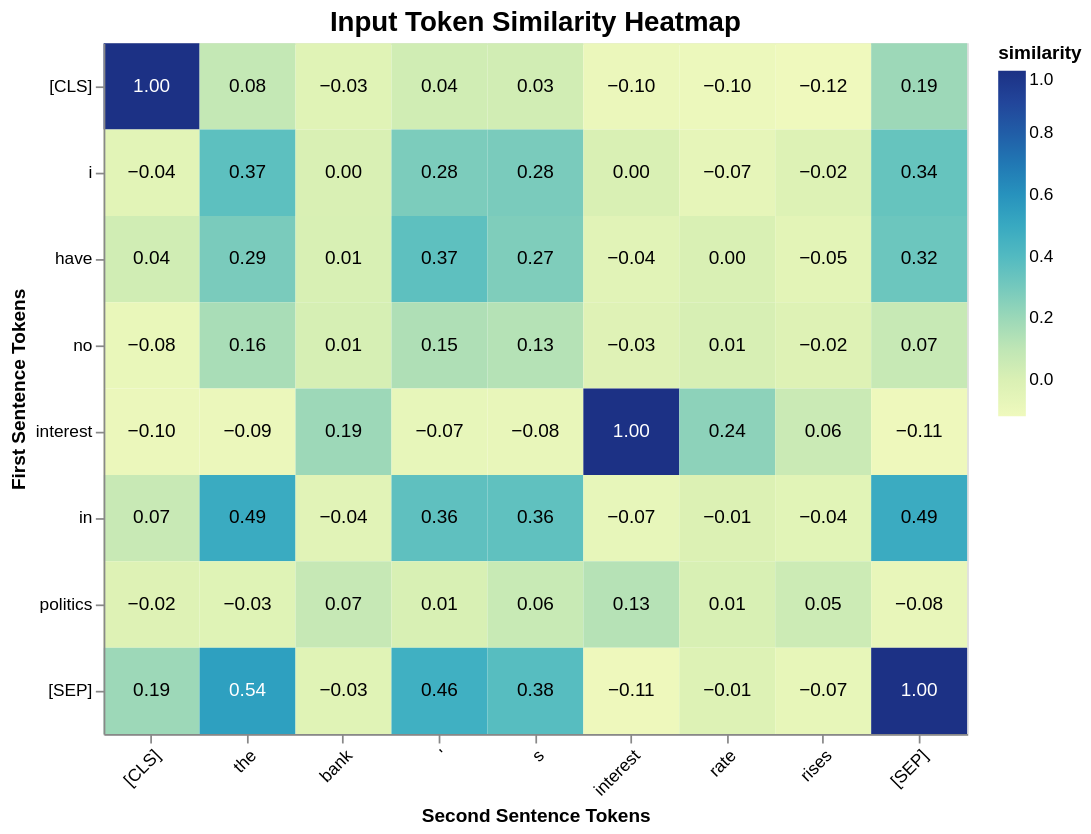

The notebook cell saved with this chart:
### Markdown cell above
#### Compare the input embedding of the tokens

### Code cell
from sentence_transformers import util
import altair as alt
import pandas as pd

# Calculate cosine similarity
distances = util.cos_sim(
    first_embeddings.squeeze(), 
    second_embeddings.squeeze()
).cpu().numpy()

# Get token labels
x_labels = model.tokenizer.convert_ids_to_tokens(second_tokens["input_ids"][0])
y_labels = model.tokenizer.convert_ids_to_tokens(first_tokens["input_ids"][0])

# Create a DataFrame for Altair
data = pd.DataFrame(
    [(x, y, distances[i, j]) for i, y in enumerate(y_labels) for j, x in enumerate(x_labels)],
    columns=['x', 'y', 'similarity']
)

# Create heatmap using Altair
chart = alt.Chart(data).mark_rect().encode(
    x=alt.X('x:O', title='Second Sentence Tokens', axis=alt.Axis(labelAngle=-45), sort=x_labels),
    y=alt.Y('y:O', title='First Sentence Tokens', sort=y_labels),
    color=alt.Color('similarity:Q', scale=alt.Scale(scheme='yellowgreenblue')),
    tooltip=['x', 'y', alt.Tooltip('similarity:Q', format='.2f')]
).properties(
    width=500,
    height=400,
    title='Input Token Similarity Heatmap'
)

# Add text labels
text = chart.mark_text(baseline='middle').encode(
    text=alt.Text('similarity:Q', format='.2f'),
    color=alt.condition(
        alt.datum.similarity > 0.5,
        alt.value('white'),
        alt.value('black')
    )
)

# Combine chart and text
final_chart = (chart + text).configure_title(fontSize=16)

# Display the chart
final_chart

### Figure 1 — Vega-Lite specification as saved in the notebook (floating-point values rounded to 4 significant figures)
{"config": {"view": {"continuousWidth": 300, "continuousHeight": 300}, "title": {"fontSize": 16}}, "layer": [{"mark": {"type": "rect"}, "encoding": {"color": {"field": "similarity", "scale": {"scheme": "yellowgreenblue"}, "type": "quantitative"}, "tooltip": [{"field": "x", "type": "nominal"}, {"field": "y", "type": "nominal"}, {"field": "similarity", "format": ".2f", "type": "quantitative"}], "x": {"axis": {"labelAngle": -45}, "field": "x", "sort": ["[CLS]", "the", "bank", "'", "s", "interest", "rate", "rises", "[SEP]"], "title": "Second Sentence Tokens", "type": "ordinal"}, "y": {"field": "y", "sort": ["[CLS]", "i", "have", "no", "interest", "in", "politics", "[SEP]"], "title": "First Sentence Tokens", "type": "ordinal"}}, "title": "Input Token Similarity Heatmap"}, {"mark": {"type": "text", "baseline": "middle"}, "encoding": {"color": {"condition": {"test": "(datum.similarity > 0.5)", "value": "white"}, "value": "black"}, "text": {"field": "similarity", "format": ".2f", "type": "quantitative"}, "tooltip": [{"field": "x", "type": "nominal"}, {"field": "y", "type": "nominal"}, {"field": "similarity", "format": ".2f", "type": "quantitative"}], "x": {"axis": {"labelAngle": -45}, "field": "x", "sort": ["[CLS]", "the", "bank", "'", "s", "interest", "rate", "rises", "[SEP]"], "title": "Second Sentence Tokens", "type": "ordinal"}, "y": {"field": "y", "sort": ["[CLS]", "i", "have", "no", "interest", "in", "politics", "[SEP]"], "title": "First Sentence Tokens", "type": "ordinal"}}, "title": "Input Token Similarity Heatmap"}], "data": {"name": "data-39891948d60aef3f7272c491852bbe51"}, "height": 400, "width": 500, "$schema": "https://vega.github.io/schema/vega-lite/v6.4.1.json", "datasets": {"data-39891948d60aef3f7272c491852bbe51": [{"x": "[CLS]", "y": "[CLS]", "similarity": 1.0}, {"x": "the", "y": "[CLS]", "similarity": 0.07898}, {"x": "bank", "y": "[CLS]", "similarity": -0.03248}, {"x": "'", "y": "[CLS]", "similarity": 0.03531}, {"x": "s", "y": "[CLS]", "similarity": 0.03205}, {"x": "interest", "y": "[CLS]", "similarity": -0.09531}, {"x": "rate", "y": "[CLS]", "similarity": -0.09915}, {"x": "rises", "y": "[CLS]", "similarity": -0.1167}, {"x": "[SEP]", "y": "[CLS]", "similarity": 0.1947}, {"x": "[CLS]", "y": "i", "similarity": -0.04239}, {"x": "the", "y": "i", "similarity": 0.3661}, {"x": "bank", "y": "i", "similarity": 0.002556}, {"x": "'", "y": "i", "similarity": 0.2796}, {"x": "s", "y": "i", "similarity": 0.2847}, {"x": "interest", "y": "i", "similarity": 0.002777}, {"x": "rate", "y": "i", "similarity": -0.06688}, {"x": "rises", "y": "i", "similarity": -0.01762}, {"x": "[SEP]", "y": "i", "similarity": 0.3378}, {"x": "[CLS]", "y": "have", "similarity": 0.0366}, {"x": "the", "y": "have", "similarity": 0.2851}, {"x": "bank", "y": "have", "similarity": 0.007326}, {"x": "'", "y": "have", "similarity": 0.3651}, {"x": "s", "y": "have", "similarity": 0.2717}, {"x": "interest", "y": "have", "similarity": -0.03645}, {"x": "rate", "y": "have", "similarity": 0.003279}, {"x": "rises", "y": "have", "similarity": -0.04718}, {"x": "[SEP]", "y": "have", "similarity": 0.3213}, {"x": "[CLS]", "y": "no", "similarity": -0.0823}, {"x": "the", "y": "no", "similarity": 0.1621}, {"x": "bank", "y": "no", "similarity": 0.01477}, {"x": "'", "y": "no", "similarity": 0.1451}, {"x": "s", "y": "no", "similarity": 0.1284}, {"x": "interest", "y": "no", "similarity": -0.02546}, {"x": "rate", "y": "no", "similarity": 0.009544}, {"x": "rises", "y": "no", "similarity": -0.02078}, {"x": "[SEP]", "y": "no", "similarity": 0.07032}, {"x": "[CLS]", "y": "interest", "similarity": -0.09531}, {"x": "the", "y": "interest", "similarity": -0.09476}, {"x": "bank", "y": "interest", "similarity": 0.1939}, {"x": "'", "y": "interest", "similarity": -0.07383}, {"x": "s", "y": "interest", "similarity": -0.07878}, {"x": "interest", "y": "interest", "similarity": 1.0}, {"x": "rate", "y": "interest", "similarity": 0.2368}, {"x": "rises", "y": "interest", "similarity": 0.05647}, {"x": "[SEP]", "y": "interest", "similarity": -0.1084}, {"x": "[CLS]", "y": "in", "similarity": 0.06545}, {"x": "the", "y": "in", "similarity": 0.4897}, {"x": "bank", "y": "in", "similarity": -0.03805}, {"x": "'", "y": "in", "similarity": 0.3598}, {"x": "s", "y": "in", "similarity": 0.3583}, {"x": "interest", "y": "in", "similarity": -0.07335}, {"x": "rate", "y": "in", "similarity": -0.01101}, {"x": "rises", "y": "in", "similarity": -0.041}, {"x": "[SEP]", "y": "in", "similarity": 0.4851}, {"x": "[CLS]", "y": "politics", "similarity": -0.0218}, {"x": "the", "y": "politics", "similarity": -0.02833}, {"x": "bank", "y": "politics", "similarity": 0.07494}, {"x": "'", "y": "politics", "similarity": 0.007535}, {"x": "s", "y": "politics", "similarity": 0.06477}, {"x": "interest", "y": "politics", "similarity": 0.1258}, {"x": "rate", "y": "politics", "similarity": 0.005295}, {"x": "rises", "y": "politics", "similarity": 0.05099}, {"x": "[SEP]", "y": "politics", "similarity": -0.07708}, {"x": "[CLS]", "y": "[SEP]", "similarity": 0.1947}, {"x": "the", "y": "[SEP]", "similarity": 0.5433}, {"x": "bank", "y": "[SEP]", "similarity": -0.03414}, {"x": "'", "y": "[SEP]", "similarity": 0.4625}, {"x": "s", "y": "[SEP]", "similarity": 0.3845}, {"x": "interest", "y": "[SEP]", "similarity": -0.1084}, {"x": "rate", "y": "[SEP]", "similarity": -0.01428}, {"x": "rises", "y": "[SEP]", "similarity": -0.07063}, {"x": "[SEP]", "y": "[SEP]", "similarity": 1.0}]}}
